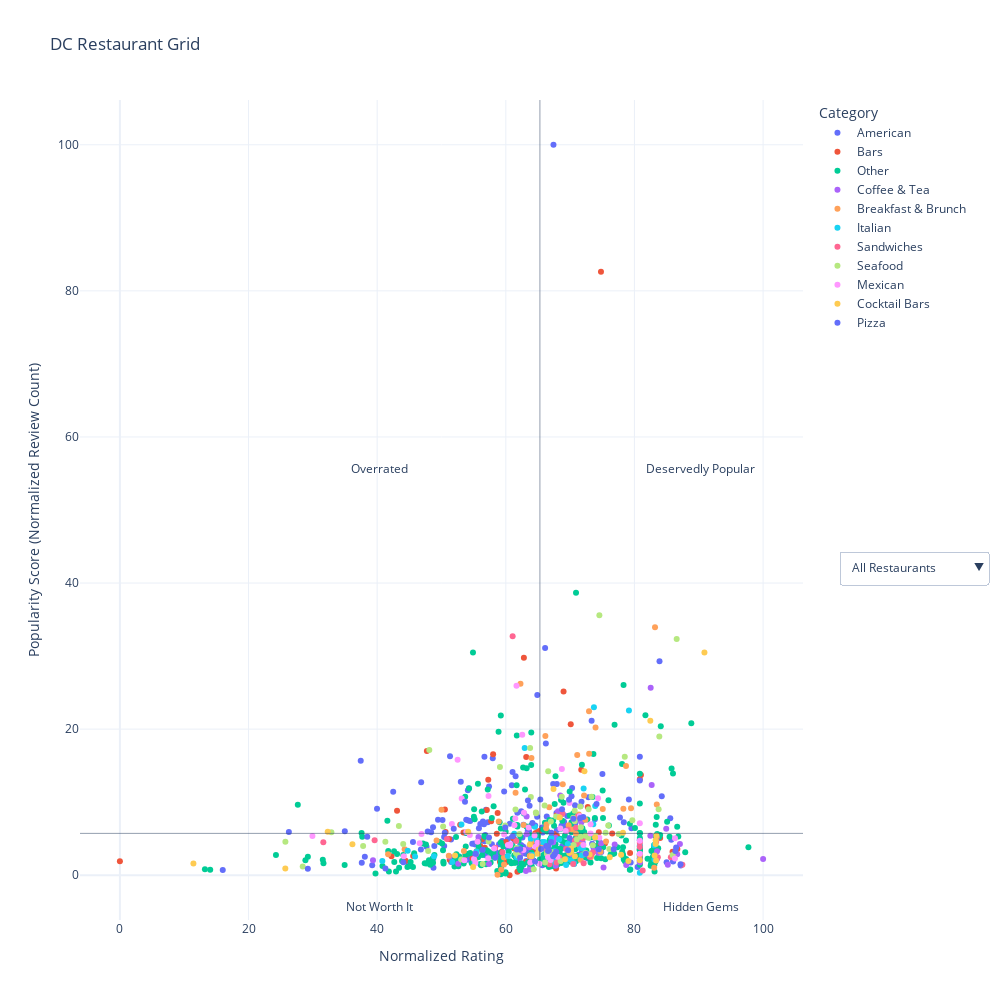

Here is the notebook cell this chart was saved with:
### Code cell
import plotly.express as px
# Find averages for quadrant lines
x_avg = new_df['normalized_rating'].mean()
y_avg = new_df['normalized_total_reviews'].mean()

# Create Scatter
fig = px.scatter(
    new_df,
    x="normalized_rating",
    y="normalized_total_reviews",
    color="main_category",
    hover_name="name",
    custom_data=["name", "price", "average_rating", "rounded_normalized_rating", "total_reviews"],
    title="DC Restaurant Grid",
    labels={"main_category": "Category"},
    # text='name'
)

# Update the hover template to include only 'name' and 'price'
fig.update_traces(
    hovertemplate="<b>%{hovertext}</b><br>Name: %{customdata[0]}<br>Price: %{customdata[1]}<br>Rating: %{customdata[2]}<br>Normalized Rating: %{customdata[3]}<br>Review Count: %{customdata[4]:,}"
)

# Add quadrant Lines: https://stackoverflow.com/questions/73278985/how-can-i-add-annotations-outside-a-plotly-quandrant-chart
fig.add_vline(x=x_avg, line_width=1, opacity=0.5)
fig.add_hline(y=y_avg, line_width=1, opacity=0.5)

# Add quadrant text
fig.add_annotation(x=x_avg + 25, y=y_avg + 50, 
            text="Deservedly Popular",
            showarrow=False)
fig.add_annotation(x=x_avg + 25, y=y_avg - 10, 
            text="Hidden Gems",
            showarrow=False)
fig.add_annotation(x=x_avg - 25, y=y_avg + 50,
            text="Overrated",
            showarrow=False)
fig.add_annotation(x=x_avg - 25, y=y_avg - 10, 
            text="Not Worth It",
            showarrow=False)

category_options = [
    {
        "label": "All Restaurants",
        "method": "update",
        "args": [
            {"visible": [True] * len(new_df)},
            {"title.text": "DC Restaurant Grid - All Restaurants"},
        ],
    }
]

for category in new_df["main_category"].unique():
    category_bools = new_df["main_category"] == category
    category_options += [
        {
            "label": category,
            "method": "update",
            "args": [
                {"visible": category_bools},
                {"title.text": f"DC Restaurant Grid - Category: {category}"},
            ],
        }
    ]

# Add the dropdown menu
fig.update_layout(
    updatemenus=[
        {
            "buttons": category_options,
            "direction": "down",
            "showactive": True,
            "x": 1.05,
            "xanchor": "left",
            "y": 0.45,
            "yanchor": "top",
        }
    ]
)

# Clean
fig.update_layout(
    template="plotly_white",
    xaxis_title="Normalized Rating",
    yaxis_title="Popularity Score (Normalized Review Count)",
    height=1000,  # Set the height
    width=1000,  # Set the width
)

# fig.update_traces(textposition='top center')

# Display
fig.show()

### Figure 1 — Plotly figure (JSON) as saved in the notebook; plotly's stock layout.template omitted (floating-point values rounded to 4 significant figures; data arrays with more than 128 entries replaced by an {"elided": "..."} marker saying what was removed)
{"data": [{"customdata": {"elided": "177x5 mixed values"}, "hovertemplate": "<b>%{hovertext}</b><br>Name: %{customdata[0]}<br>Price: %{customdata[1]}<br>Rating: %{customdata[2]}<br>Normalized Rating: %{customdata[3]}<br>Review Count: %{customdata[4]:,}", "hovertext": {"elided": "177 str values"}, "legendgroup": "American", "marker": {"color": "#636efa", "symbol": "circle"}, "mode": "markers", "name": "American", "orientation": "v", "showlegend": true, "type": "scatter", "x": {"elided": "177 float values"}, "xaxis": "x", "y": {"elided": "177 float values"}, "yaxis": "y"}, {"customdata": {"elided": "71x5 mixed values"}, "hovertemplate": "<b>%{hovertext}</b><br>Name: %{customdata[0]}<br>Price: %{customdata[1]}<br>Rating: %{customdata[2]}<br>Normalized Rating: %{customdata[3]}<br>Review Count: %{customdata[4]:,}", "hovertext": ["Old Ebbitt Grill", "Daikaya Ramen Shop", "Founding Farmers - Tysons", "Virtue Feed & Grain", "Palette 22", "Georgia Brown's", "Hill Country Barbecue Market", "City Tap House Penn Quarter", "Oohh's & Aahh's", "Hen Quarter", "The Liberty Tavern", "El Centro", "Lincoln", "Texas Jack's Barbecue", "Bangkok 54 Restaurant & Bar", "The Park at 14th", "Madhatter", "The Diner", "Momiji", "Cadillac Ranch", "Clyde's Tower Oaks Lodge", "Neisha Thai Cuisine", "Ben's Next Door", "FIG & OLIVE", "Po Boy Jim Bar & Grill", "Mandu", "Barrel & Bushel", "Thunder Burger & Bar", "Barley Mac", "Convivial", "Proper 21", "Rakuya", "Beacon Bar and Grill", "9:30 Club", "Hawkers Asian Street Food", "Mussel Bar & Grille - Arlington", "Mission Navy Yard", "Jewel of India", "Charlie Palmer Steak DC", "Supra", "Indique", "Southside 815", "Asia Nine Bar and Lounge", "Thaiphoon Restaurant", "Menomale Pizza Napoletana", "Ichiban Sushi & Ramen - Arlington", "Haikan", "Hawkers Asian Street Food", "District Winery", "Arlington Cinema & Drafthouse", "Yunnan By Potomac Noodle House", "Angelika Film Center & Café at Mosaic", "Royal Nepal", "T.J. Stone’s", "Beau Thai - Mount Pleasant", "Stoney's", "Roofers Union", "Rocket Bar", "Spider Kelly's", "Spacebar", "Fight Club", "801 Restaurant & Bar", "Bul", "The Escape Game DC - Georgetown", "UltraBar", "Lost Dog Cafe Alexandria", "Black Cat", "The Passenger", "Bidwell Restaurant", "The Big Board", "The Tasting Room"], "legendgroup": "Bars", "marker": {"color": "#EF553B", "symbol": "circle"}, "mode": "markers", "name": "Bars", "orientation": "v", "showlegend": true, "type": "scatter", "x": [74.79, 68.98, 62.81, 70.09, 80.84, 63.17, 58.02, 57.72, 57.27, 59.99, 67.93, 50.53, 52.91, 72.74, 67.95, 58.73, 43.09, 57.05, 67.48, 47.73, 71.73, 59.09, 51.18, 56.28, 50.64, 64.2, 53.42, 58.6, 64.58, 70.99, 64.88, 61.21, 45.59, 81.0, 76.54, 56.74, 65.2, 67.87, 75.41, 74.46, 66.86, 63.98, 55.46, 51.27, 85.92, 64.14, 72.06, 83.99, 63.12, 59.36, 80.84, 74.26, 86.67, 61.26, 68.91, 54.83, 53.73, 56.01, 42.22, 79.32, 61.81, 73.32, 67.91, 80.84, 0, 74.58, 63.85, 67.81, 44.42, 60.12, 60.59], "xaxis": "x", "y": [82.62, 25.15, 29.77, 20.66, 13.13, 16.18, 16.57, 7.395, 13.08, 4.544, 8.259, 9.004, 6.927, 9.332, 5.363, 8.523, 8.841, 8.922, 5.633, 17.02, 14.44, 1.846, 4.973, 4.934, 5.913, 3.286, 5.861, 5.692, 5.757, 4.391, 5.929, 5.022, 2.626, 13.72, 5.705, 3.774, 6.049, 5.152, 4.343, 5.88, 2.35, 4.567, 3.299, 2.116, 3.208, 2.984, 2.994, 5.106, 1.83, 3.224, 1.596, 4.034, 3.592, 3.699, 2.262, 2.282, 2.766, 4.001, 2.587, 3.055, 0.4713, 2.828, 1.557, 3.445, 1.918, 3.377, 2.136, 0.9101, 1.983, 1.807, 0], "yaxis": "y"}, {"customdata": {"elided": "361x5 mixed values"}, "hovertemplate": "<b>%{hovertext}</b><br>Name: %{customdata[0]}<br>Price: %{customdata[1]}<br>Rating: %{customdata[2]}<br>Normalized Rating: %{customdata[3]}<br>Review Count: %{customdata[4]:,}", "hovertext": {"elided": "361 str values"}, "legendgroup": "Other", "marker": {"color": "#00cc96", "symbol": "circle"}, "mode": "markers", "name": "Other", "orientation": "v", "showlegend": true, "type": "scatter", "x": {"elided": "361 float values"}, "xaxis": "x", "y": {"elided": "361 float values"}, "yaxis": "y"}, {"customdata": {"elided": "48x5 mixed values"}, "hovertemplate": "<b>%{hovertext}</b><br>Name: %{customdata[0]}<br>Price: %{customdata[1]}<br>Rating: %{customdata[2]}<br>Normalized Rating: %{customdata[3]}<br>Review Count: %{customdata[4]:,}", "hovertext": ["Baked & Wired", "A Baked Joint", "Tryst", "Commissary", "Teas'n You Fusion Tea House", "Keren Restaurant", "Doi Moi", "Bakeshop", "Pitango Gelato", "Bayou Bakery, Coffee Bar & Eatery", "Sticky Fingers Sweets & Eats", "Shilla Bakery & Cafe - Annandale", "TNR Cafe", "Urban Roast", "Kaldi's Social House", "Buzz Bakeshop", "TeaDM Lounge", "Dolcezza", "Misha's", "Caboose Commons", "Slipstream", "Call Your Mother Deli - Park View", "Bread Furst", "Duck Donuts", "District Doughnut and Coffee", "La Colombe Coffee", "Ebenezers Coffeehouse", "Kung Fu Tea", "Pastry Xpo", "Siroo Juk Story and Tea Cafe", "Tatte Bakery & Cafe", "Peregrine Espresso", "Sidamo Coffee and Tea", "Emissary", "Dolcezza", "Vigilante Coffee", "Bluestone Lane West End Café", "Heat Da Spot", "SER", "Teamania", "The Wydown Coffee Bar", "Commonwealth Joe", "Olivia Macaron", "Soricha Tea & Theater", "Shagga Coffee & Restaurant", "Bubble Tea Café", "Bourbon Coffee", "Mom & Pop Coffee Shop"], "legendgroup": "Coffee & Tea", "marker": {"color": "#ab63fa", "symbol": "circle"}, "mode": "markers", "name": "Coffee & Tea", "orientation": "v", "showlegend": true, "type": "scatter", "x": [82.52, 82.68, 68.47, 68.13, 82.47, 84.94, 63.27, 80.84, 62.26, 39.35, 65.99, 55.75, 63.66, 63.23, 71.74, 51.25, 64.06, 73.65, 67.75, 66.63, 63.84, 74.42, 67.36, 80.84, 52.6, 83.51, 76.92, 63.12, 72.15, 57.38, 71.83, 80.84, 80.84, 67.46, 74.83, 87.07, 70.15, 100, 67.51, 70.61, 78.72, 86.65, 63.74, 85.19, 83.51, 75.19, 67.76, 55.35], "xaxis": "x", "y": [25.67, 12.34, 10.9, 8.776, 5.409, 6.377, 5.597, 2.246, 2.825, 2.048, 3.758, 5.249, 3.884, 8.025, 7.206, 2.548, 2.243, 3.358, 5.126, 3.218, 2.782, 3.094, 4.531, 2.028, 1.58, 3.296, 4.219, 0.5688, 2.86, 1.524, 4.726, 1.856, 1.791, 3.029, 4.372, 4.265, 2.906, 2.214, 2.789, 1.615, 1.391, 2.88, 0.7704, 1.42, 2.22, 1.05, 1.294, 2.867], "yaxis": "y"}, {"customdata": {"elided": "52x5 mixed values"}, "hovertemplate": "<b>%{hovertext}</b><br>Name: %{customdata[0]}<br>Price: %{customdata[1]}<br>Rating: %{customdata[2]}<br>Normalized Rating: %{customdata[3]}<br>Review Count: %{customdata[4]:,}", "hovertext": ["Le Diplomate", "Busboys and Poets - 450K", "Milk & Honey Cafe", "Busboys and Poets - 14th and V", "Founding Farmers & Distillers", "Tupelo Honey Southern Kitchen & Bar", "Taco Bamba", "Ted's Bulletin", "Busboys and Poets - Shirlington", "Bistrot Du Coin", "Busboys and Poets - Hyattsville", "NuVegan Café", "Duke's Grocery", "Cava Mezze", "KitchenCray Cafe", "Myron Mixon's Pitmaster Barbecue", "The Coupe", "Ted's Bulletin", "Bob & Edith's Diner - Columbia Pike", "Martin's Tavern", "Fontaine", "Parkway Deli & Restaurant", "The Warehouse", "Teaism Dupont Circle", "Metro 29 Diner Restaurant", "The Jerk Pit", "Busboys and Poets - Takoma", "Nada", "Bagels Etc.", "Mosaic Cuisine", "Punch Bowl Social Arlington", "The Original Pancake House", "Freddie's Beach Bar & Restaurant", "Greek Deli & Catering", "Laos In Town", "The Executive Diner", "Ted's Bulletin", "Annie's Paramount Steak House", "Courthaus Social", "Steak And Egg", "Café du Parc", "Julii", "Ireland's Four Courts", "Le Pain Quotidien", "Crimson DC", "Izē's Deli & Bagelry", "Ladurée ", "Beau Thai", "Eleni's Greek Taverna", "la Madeleine", "Samuel Beckett's Irish Gastro Pub", "Mike's Deli At Lazy Sundae"], "legendgroup": "Breakfast & Brunch", "marker": {"color": "#FFA15A", "symbol": "circle"}, "mode": "markers", "name": "Breakfast & Brunch", "orientation": "v", "showlegend": true, "type": "scatter", "x": [83.2, 66.15, 61.52, 72.93, 62.28, 63.98, 79.47, 73.95, 68.85, 66.75, 71.1, 83.47, 71.34, 69.77, 66.32, 66.26, 58.9, 72.96, 72.16, 75.07, 59.72, 78.28, 70.29, 67.07, 62.77, 50.0, 72.37, 59.29, 80.84, 66.43, 49.23, 53.48, 68.33, 83.07, 71.97, 65.33, 78.68, 70.91, 65.28, 71.64, 51.13, 71.62, 75.58, 41.7, 64.14, 58.71, 55.17, 59.71, 73.24, 44.27, 63.73, 74.73], "xaxis": "x", "y": [33.94, 19.06, 11.31, 22.45, 26.21, 16.05, 9.173, 20.21, 12.46, 9.319, 16.46, 9.67, 8.321, 6.839, 6.959, 6.426, 7.362, 16.62, 10.93, 9.075, 1.466, 9.098, 6.254, 3.185, 6.871, 8.981, 7.583, 0.7671, 2.753, 3.247, 4.742, 3.325, 2.441, 1.043, 2.851, 4.339, 14.97, 5.666, 3.914, 4.141, 2.665, 2.123, 4.616, 2.877, 4.69, 0.06826, 1.976, 2.444, 2.49, 3.562, 2.646, 3.231], "yaxis": "y"}, {"customdata": {"elided": "47x5 mixed values"}, "hovertemplate": "<b>%{hovertext}</b><br>Name: %{customdata[0]}<br>Price: %{customdata[1]}<br>Rating: %{customdata[2]}<br>Normalized Rating: %{customdata[3]}<br>Review Count: %{customdata[4]:,}", "hovertext": ["il Canale", "Filomena Ristorante", "RPM Italian", "Carmine's Italian Restaurant - Washington", "The Italian Store", "Bond 45", "The Red Hen", "Flavio Restaurant", "Lupo Verde", "Osteria Morini", "Floriana", "Ristorante Piccolo", "Maggiano's Little Italy", "Fiola", "L'Ardente", "Tortino Restaurant", "Lavagna", "Olazzo", "Sette Osteria", "Maggiano's Little Italy", "Landini Brothers", "Quattro Formaggi", "IL Porto Ristorante", "Cafe Milano", "La Tomate", "I Ricchi", "Maggiano's", "Vaso's Mediterranean Bistro", "Alta Strada", "The Portofino Restaurant", "Osteria da Nino", "Osteria Marzano", "Fratelli ", "Mele Bistro", "Ristorante TOSCA", "Osteria Al  Volo", "Topolino An Italian Bistro", "Sfoglina Van Ness", "Officina", "Al Tiramisu", "LIA'S", "Sette Osteria - Washington", "Centrolina", "North Italia - McLean", "Dupont Italian Kitchen", "Masseria", "North Italia"], "legendgroup": "Italian", "marker": {"color": "#19d3f3", "symbol": "circle"}, "mode": "markers", "name": "Italian", "orientation": "v", "showlegend": true, "type": "scatter", "x": [79.14, 73.7, 72.09, 62.93, 73.6, 53.1, 80.84, 64.5, 65.68, 68.3, 69.64, 65.99, 61.31, 71.57, 83.05, 71.85, 66.45, 67.56, 48.82, 63.89, 67.08, 45.89, 70.78, 61.91, 55.45, 40.8, 64.82, 67.43, 55.11, 64.19, 67.53, 71.83, 80.84, 70.19, 67.55, 83.11, 73.9, 72.82, 44.74, 69.38, 61.7, 51.67, 69.48, 71.71, 60.31, 70.63, 71.99], "xaxis": "x", "y": [22.55, 22.99, 11.86, 17.44, 6.969, 6.949, 4.092, 6.654, 4.557, 4.879, 4.261, 4.541, 5.675, 3.767, 4.109, 3.787, 2.88, 3.302, 2.607, 4.989, 5.084, 2.568, 4.447, 3.771, 3.263, 1.967, 4.772, 2.158, 1.846, 2.769, 1.967, 2.747, 0.3348, 2.061, 1.879, 2.152, 9.478, 2.909, 3.358, 1.401, 2.451, 1.807, 2.194, 3.722, 2.636, 1.544, 3.614], "yaxis": "y"}, {"customdata": {"elided": "30x5 mixed values"}, "hovertemplate": "<b>%{hovertext}</b><br>Name: %{customdata[0]}<br>Price: %{customdata[1]}<br>Rating: %{customdata[2]}<br>Normalized Rating: %{customdata[3]}<br>Review Count: %{customdata[4]:,}", "hovertext": ["Ben's Chili Bowl", "Astro Doughnuts & Fried Chicken", "Bub and Pop's", "Spanish Diner", "The Big Greek Cafe", "Lost Dog Cafe", "Cheesetique", "Banh Mi DC Sandwich", "Federalist Pig", "Sticky Fingers Diner", "Mi Cuba Cafe", "Brooklyn Bagel Bakery", "Luke's Lobster Georgetown", "Chicken + Whiskey", "SUNdeVICH", "Ollie's Trolley", "Stachowski's Market", "Galaxy Hut", "Duke's Counter", "Fettoosh", "McGinty's Public House", "Brother Jimmy's BBQ", "The Greek Spot", "Hot Lola’s", "Earl's Sandwiches", "Sardi's Pollo A La Brasa", "Rocklands Barbeque and Grilling Company - Alexandria", "Sandwich Republic", "Good Company Doughnuts & Cafe", "George's king of Falafel  & Cheesesteak"], "legendgroup": "Sandwiches", "marker": {"color": "#FF6692", "symbol": "circle"}, "mode": "markers", "name": "Sandwiches", "orientation": "v", "showlegend": true, "type": "scatter", "x": [61.06, 68.81, 80.84, 50.84, 80.84, 61.61, 69.37, 71.99, 83.47, 70.91, 83.38, 58.35, 68.28, 70.73, 73.53, 39.6, 81.28, 73.04, 71.04, 85.66, 59.48, 31.63, 66.8, 67.9, 72.1, 69.62, 70.47, 87.45, 83.63, 71.15], "xaxis": "x", "y": [32.73, 8.435, 4.45, 4.954, 3.862, 4.697, 3.588, 5.038, 5.158, 6.488, 4.586, 3.758, 2.344, 4.772, 3.127, 4.775, 0.6468, 2.535, 4.274, 2.477, 3.127, 4.525, 1.492, 1.736, 1.658, 6.231, 1.541, 1.42, 2.464, 8.025], "yaxis": "y"}, {"customdata": {"elided": "61x5 mixed values"}, "hovertemplate": "<b>%{hovertext}</b><br>Name: %{customdata[0]}<br>Price: %{customdata[1]}<br>Rating: %{customdata[2]}<br>Normalized Rating: %{customdata[3]}<br>Review Count: %{customdata[4]:,}", "hovertext": ["The Hamilton", "The Walrus Oyster & Ale House", "Vola's Dockside Grill & Hi-Tide Lounge", "Hot N Juicy Crawfish", "Joe's Seafood, Prime Steak & Stone Crab", "Blackwall Hitch", "Luke's Lobster Penn Quarter", "Hank's Oyster Bar - Old Town", "Hank's Oyster Bar - Dupont Circle", "Chart House", "Fiola Mare", "Coastal Flats", "Eddie V's Prime Seafood", "La Vie", "BlackSalt", "The Capital Grille", "Hong Kong Pearl Seafood Restaurant", "Pearl Dive Oyster Palace", "Hot N Juicy Crawfish", "J Gilbert's", "McCormick & Schmick's Seafood & Steaks", "Fish Market Restaurant", "Tachibana Japanese Restaurant", "Quarterdeck", "Mastro's Steakhouse", "Captain White's Seafood", "Hank's Oyster Bar - The Wharf", "Del Mar", "Urban Hot Pot", "Mark's Duck House", "Del Ray Cafe", "The Oceanaire Seafood Room", "Tony & Joe's Seafood Place", "Nick's Riverside Grill", "The Salt Line", "Mandalay Restaurant & Cafe", "Clare and Don's", "Ivy City SmokeHouse", "Epic SmokeHouse", "Ocean Prime", "Ruth's Chris Steak House", "Hook & Reel Cajun Seafood & Bar", "McCormick & Schmick's Seafood & Steaks", "Kellari Taverna", "The Wharf", "Taberna del Alabardero", "The Capital Grille", "Stan's Restaurant & Bar", "Ada’s on the River", "King Street Oyster Bar", "Fleming’s Prime Steakhouse & Wine Bar", "Bobby Van's Steakhouse", "TRIO Grill", "McCormick & Schmick's Seafood & Steaks", "Bonefish Grill", "O My Hot Pot & Bar", "The Palm - Washington, D.C", "Tony Cheng Seafood Restaurant", "The Prime Rib", "Ruth's Chris Steak House", "Luke's Lobster Bethesda"], "legendgroup": "Seafood", "marker": {"color": "#B6E880", "symbol": "circle"}, "mode": "markers", "name": "Seafood", "orientation": "v", "showlegend": true, "type": "scatter", "x": [74.55, 63.78, 78.49, 66.59, 83.87, 48.1, 67.0, 70.71, 67.83, 59.08, 71.57, 73.33, 72.87, 64.67, 71.03, 83.76, 50.25, 72.39, 68.7, 70.49, 32.88, 61.5, 72.84, 66.03, 70.72, 59.9, 63.89, 68.16, 71.63, 47.93, 75.51, 62.12, 43.37, 25.73, 71.67, 76.09, 73.96, 64.69, 57.32, 77.55, 53.08, 28.42, 41.27, 66.39, 86.56, 70.55, 79.67, 75.92, 73.52, 67.08, 72.41, 61.57, 85.94, 44.05, 61.68, 68.51, 61.95, 37.81, 66.12, 56.4, 64.34], "xaxis": "x", "y": [35.59, 17.44, 16.22, 14.23, 19.01, 17.16, 7.366, 8.822, 8.042, 14.83, 9.423, 10.76, 9.026, 8.597, 4.908, 9.02, 6.689, 5.415, 10.76, 7.886, 5.89, 9.01, 5.149, 9.543, 7.395, 6.813, 10.73, 7.97, 5.272, 3.332, 5.809, 5.656, 6.738, 4.577, 6.582, 3.588, 5.373, 8.484, 4.629, 5.636, 2.155, 1.183, 4.596, 2.935, 32.35, 4.128, 7.538, 6.797, 4.099, 3.169, 3.052, 3.052, 2.769, 4.265, 3.741, 1.934, 2.682, 4.011, 1.736, 1.537, 0.8256], "yaxis": "y"}, {"customdata": {"elided": "50x5 mixed values"}, "hovertemplate": "<b>%{hovertext}</b><br>Name: %{customdata[0]}<br>Price: %{customdata[1]}<br>Rating: %{customdata[2]}<br>Normalized Rating: %{customdata[3]}<br>Review Count: %{customdata[4]:,}", "hovertext": ["Oyamel Cocina Mexicana", "Lauriol Plaza", "District Taco", "Rosa Mexicano", "Don Taco", "Mi Vida Restaurante", "Mission", "Guapo's - Shirlington", "Taqueria Habanero", "Agua 301", "Gringos & Mariachis", "Don Tito", "Uncle Julio's", "Los Tios Grill", "Cactus Cantina", "Alero Restaurant", "La Sandia", "El Paso Mexican Restaurant", "MXDC Cocina Mexicana", "District Taco", "Uncle Julio's", "Dleña by Chef Richard Sandoval", "El Chucho", "La Mexicana Bakery & Taqueria", "El Sol Restaurant & Tequileria", "Tortas Y Tacos La Chiquita", "Chuy's", "Guajillo Mexican Cuisine", "Urbano", "La Malinche", "Tortilla Cafe", "El Rinconcito Cafe", "Chevys Fresh Mex", "El Tamarindo", "Mexicali Blues", "Chevys", "Guapo's Restaurant", "El Paso Cafe", "El Paso Mexican Restaurant", "El Rey", "Taqueria el Poblano", "El Tio Tex Mex Grill", "Los Toltecos", "Buena Vida", "Guapo's", "District Taco", "Fish Taco", "Cielo Rojo", "Johnny Pistolas", "District Taco"], "legendgroup": "Mexican", "marker": {"color": "#FF97FF", "symbol": "circle"}, "mode": "markers", "name": "Mexican", "orientation": "v", "showlegend": true, "type": "scatter", "x": [61.66, 62.55, 62.82, 52.5, 69.9, 68.71, 61.34, 74.34, 80.84, 46.89, 69.31, 51.61, 57.31, 62.74, 61.47, 29.93, 46.61, 71.51, 53.86, 64.46, 53.14, 86.3, 60.7, 80.84, 68.48, 80.84, 63.54, 55.05, 64.63, 68.04, 66.97, 74.53, 59.74, 55.61, 44.14, 54.4, 64.94, 66.57, 73.18, 58.18, 57.26, 65.22, 55.27, 63.8, 72.06, 60.32, 73.18, 86.3, 53.56, 60.65], "xaxis": "x", "y": [25.95, 19.22, 8.562, 15.8, 9.894, 14.54, 6.836, 10.55, 7.115, 5.656, 6.052, 7.027, 10.84, 3.458, 7.752, 5.366, 4.388, 8.123, 5.916, 5.451, 10.51, 5.058, 4.229, 2.958, 6.397, 4.716, 6.54, 2.214, 3.894, 2.542, 2.1, 5.149, 5.594, 4.603, 2.584, 5.51, 4.453, 2.467, 6.985, 3.657, 2.344, 1.57, 1.671, 1.755, 4.141, 4.148, 5.721, 2.288, 2.054, 4.07], "yaxis": "y"}, {"customdata": {"elided": "33x5 mixed values"}, "hovertemplate": "<b>%{hovertext}</b><br>Name: %{customdata[0]}<br>Price: %{customdata[1]}<br>Rating: %{customdata[2]}<br>Normalized Rating: %{customdata[3]}<br>Review Count: %{customdata[4]:,}", "hovertext": ["Toki Underground", "Pisco y Nazca", "Kogiya Korean BBQ", "Sticky Rice", "Chaplin's", "The Gibson", "The Block", "Compass Rose", "Lapis", "Ruthie's All-Day", "Tiger Fork", "Tail Up Goat", "Dirty Habit", "Bistro Cacao", "Copycat Co", "Public House", "Fogo de Chão Brazilian Steakhouse", "Matt and Tony's All Day Kitchen Bar", "Pamplona", "Swingers Crazy Golf - Dupont Circle", "Sign of the Whale", "Lucky Buns", "Barrel & Crow", "Bar Charley", "Thai Chef Street Food", "Gordon Ramsay Hell's Kitchen", "Brighton", "Seven Reasons", "Sushiko Chevy Chase", "Residents Cafe & Bar", "Karma Modern Indian", "El Sapo", "Agora Tysons"], "legendgroup": "Cocktail Bars", "marker": {"color": "#FECB52", "symbol": "circle"}, "mode": "markers", "name": "Cocktail Bars", "orientation": "v", "showlegend": true, "type": "scatter", "x": [67.42, 90.88, 72.22, 32.31, 68.39, 65.1, 79.06, 73.88, 78.21, 83.42, 63.74, 83.3, 54.15, 70.12, 83.3, 11.43, 82.47, 83.13, 64.02, 76.15, 25.72, 70.16, 69.87, 73.02, 69.2, 64.93, 36.15, 83.35, 54.92, 80.84, 77.93, 52.1, 70.73], "xaxis": "x", "y": [11.79, 30.5, 14.22, 5.971, 7.912, 3.53, 1.957, 5.155, 5.802, 5.405, 4.216, 4.801, 5.948, 3.676, 4.271, 1.602, 21.15, 2.698, 2.6, 2.467, 0.9231, 3.263, 3.036, 2.841, 2.197, 2.951, 4.245, 2.002, 1.144, 2.064, 2.792, 2.714, 2.607], "yaxis": "y"}, {"customdata": {"elided": "47x5 mixed values"}, "hovertemplate": "<b>%{hovertext}</b><br>Name: %{customdata[0]}<br>Price: %{customdata[1]}<br>Rating: %{customdata[2]}<br>Normalized Rating: %{customdata[3]}<br>Review Count: %{customdata[4]:,}", "hovertext": ["Pupatella", "2 Amys Neapolitan Pizzeria", "Lena's Wood-Fired Pizza & Tap", "Matchbox - Rockville", "Wiseguy Pizza", "We, The Pizza", "Pizzeria Paradiso", "Matchbox - Capitol Hill", "&pizza - E Street", "Matchbox - Merrifield", "Valentino's NY Pizzeria", "Mia's Italian Kitchen", "Comet Ping Pong", "Fire Works Pizza", "Pizzeria Paradiso Georgetown", "Ella's Wood Fired Pizza", "&pizza - H Street", "Zorba's Cafe", "Matchbox - Pentagon City", "Lost Dog Café & Gourmet Pizza Deli", "&pizza - U Street", "Fiorella", "Duccini's", "RedRocks Neapolitan Bistro", "Delia's", "RedRocks Columbia Heights", "Vace", "Extreme Pizza - Arlington", "Timber Pizza", "Pete's New Haven Style Apizza", "Pizzeria Orso", "Frankly...Pizza!", "Rock Bottom Restaurant & Brewery", "All-Purpose Shaw", "Muncheez", "&pizza - Springfield", "Lupo Marino", "Delias Pizzeria & Grille", "Bugsy's Pizza Restaurant & Sports Bar", "Curry & Pie", "M & N's Pizza", "Marathon Deli", "We, The Pizza", "Lost Dog Cafe - Dunn Loring", "Johnnys New York Style Pizzeria & Restaurant", "Del Ray Pizzeria", "Mario's Pizza House"], "legendgroup": "Pizza", "marker": {"color": "#636efa", "symbol": "circle"}, "mode": "markers", "name": "Pizza", "orientation": "v", "showlegend": true, "type": "scatter", "x": [59.92, 68.74, 69.83, 53.65, 80.84, 63.44, 72.04, 64.14, 78.34, 50.51, 51.9, 74.11, 47.86, 67.08, 57.39, 61.08, 71.55, 69.9, 56.03, 66.32, 67.02, 38.46, 56.4, 66.7, 66.56, 67.83, 64.55, 69.68, 86.48, 55.28, 58.37, 86.36, 38.08, 72.44, 41.28, 76.78, 62.23, 67.58, 61.7, 67.36, 87.16, 74.46, 70.5, 65.47, 29.22, 62.21, 44.06], "xaxis": "x", "y": [6.54, 9.026, 10.33, 10.08, 12.97, 10.22, 7.973, 7.164, 7.265, 5.812, 6.381, 9.745, 5.981, 5.822, 5.184, 5.347, 7.821, 5.103, 7.027, 4.008, 4.564, 5.266, 3.475, 3.384, 3.306, 3.208, 1.882, 3.406, 3.806, 2.929, 2.431, 3.322, 2.519, 2.951, 0.9101, 3.562, 3.598, 2.867, 3.536, 2.604, 1.505, 3.559, 7.733, 3.595, 0.8874, 2.402, 1.794], "yaxis": "y"}], "layout": {"annotations": [{"showarrow": false, "text": "Deservedly Popular", "x": 90.3, "y": 55.73}, {"showarrow": false, "text": "Hidden Gems", "x": 90.3, "y": -4.269}, {"showarrow": false, "text": "Overrated", "x": 40.3, "y": 55.73}, {"showarrow": false, "text": "Not Worth It", "x": 40.3, "y": -4.269}], "height": 1000, "legend": {"title": {"text": "Category"}, "tracegroupgap": 0}, "shapes": [{"line": {"width": 1}, "opacity": 0.5, "type": "line", "x0": 65.3, "x1": 65.3, "xref": "x", "y0": 0, "y1": 1, "yref": "y domain"}, {"line": {"width": 1}, "opacity": 0.5, "type": "line", "x0": 0, "x1": 1, "xref": "x domain", "y0": 5.731, "y1": 5.731, "yref": "y"}], "title": {"text": "DC Restaurant Grid"}, "updatemenus": [{"buttons": [{"args": [{"visible": {"elided": "977 bool values"}}, {"title.text": "DC Restaurant Grid - All Restaurants"}], "label": "All Restaurants", "method": "update"}, {"args": [{"visible": {"elided": "977 bool values"}}, {"title.text": "DC Restaurant Grid - Category: American"}], "label": "American", "method": "update"}, {"args": [{"visible": {"elided": "977 bool values"}}, {"title.text": "DC Restaurant Grid - Category: Bars"}], "label": "Bars", "method": "update"}, {"args": [{"visible": {"elided": "977 bool values"}}, {"title.text": "DC Restaurant Grid - Category: Other"}], "label": "Other", "method": "update"}, {"args": [{"visible": {"elided": "977 bool values"}}, {"title.text": "DC Restaurant Grid - Category: Coffee & Tea"}], "label": "Coffee & Tea", "method": "update"}, {"args": [{"visible": {"elided": "977 bool values"}}, {"title.text": "DC Restaurant Grid - Category: Breakfast & Brunch"}], "label": "Breakfast & Brunch", "method": "update"}, {"args": [{"visible": {"elided": "977 bool values"}}, {"title.text": "DC Restaurant Grid - Category: Italian"}], "label": "Italian", "method": "update"}, {"args": [{"visible": {"elided": "977 bool values"}}, {"title.text": "DC Restaurant Grid - Category: Sandwiches"}], "label": "Sandwiches", "method": "update"}, {"args": [{"visible": {"elided": "977 bool values"}}, {"title.text": "DC Restaurant Grid - Category: Seafood"}], "label": "Seafood", "method": "update"}, {"args": [{"visible": {"elided": "977 bool values"}}, {"title.text": "DC Restaurant Grid - Category: Mexican"}], "label": "Mexican", "method": "update"}, {"args": [{"visible": {"elided": "977 bool values"}}, {"title.text": "DC Restaurant Grid - Category: Cocktail Bars"}], "label": "Cocktail Bars", "method": "update"}, {"args": [{"visible": {"elided": "977 bool values"}}, {"title.text": "DC Restaurant Grid - Category: Pizza"}], "label": "Pizza", "method": "update"}], "direction": "down", "showactive": true, "x": 1.05, "xanchor": "left", "y": 0.45, "yanchor": "top"}], "width": 1000, "xaxis": {"anchor": "y", "domain": [0, 1], "title": {"text": "Normalized Rating"}}, "yaxis": {"anchor": "x", "domain": [0, 1], "title": {"text": "Popularity Score (Normalized Review Count)"}}}}
